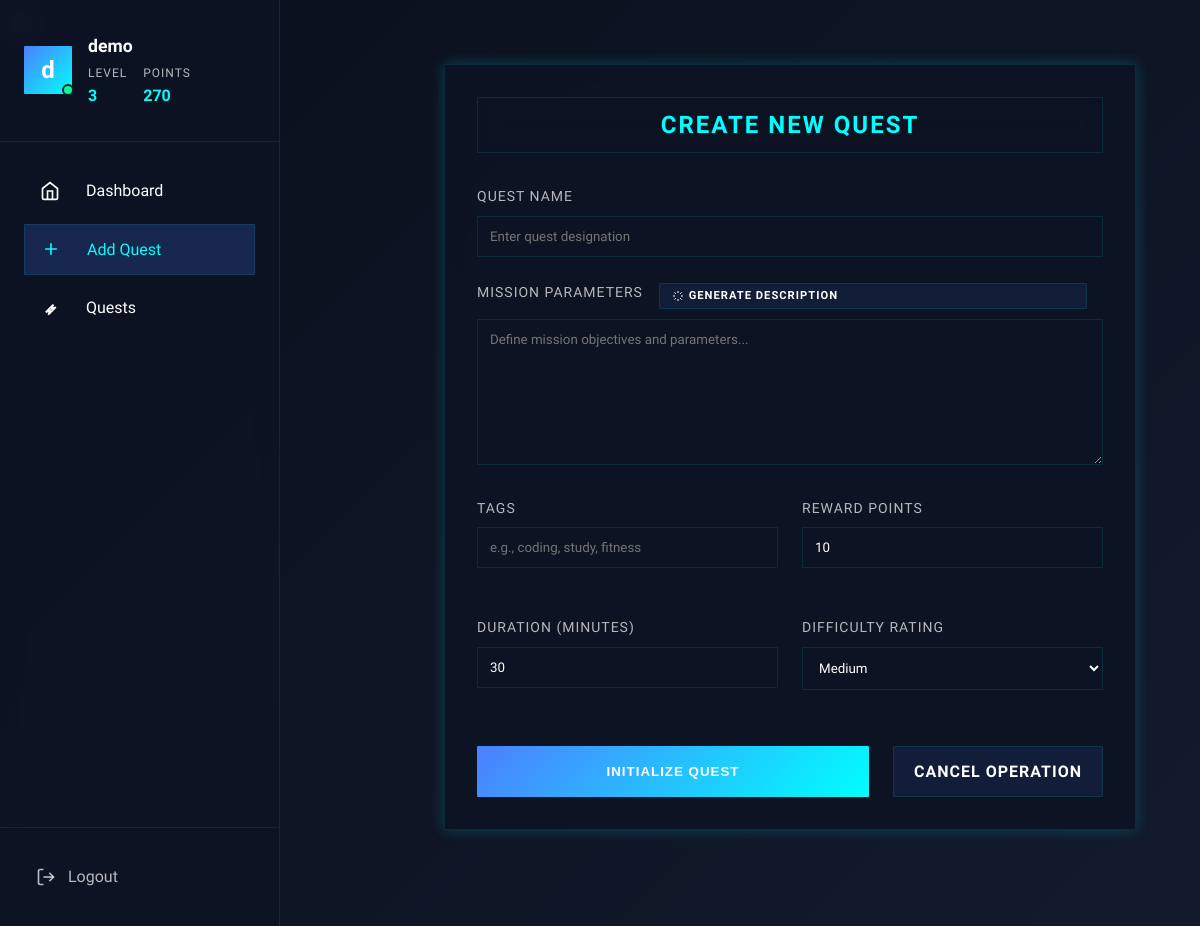
The app's page /add_quest (signed in) with its own data.
### app.py (models this page shows, shortened)
class User(db.Model):
    id = db.Column(db.Integer, primary_key=True)
    username = db.Column(db.String(80), unique=True, nullable=False)
    password_hash = db.Column(db.String(120), nullable=False)
    points = db.Column(db.Integer, default=0)
    level = db.Column(db.Integer, default=1)
    quests = db.relationship('Quest', backref='user', lazy=True)
    streak = db.Column(db.Integer, default=0)
    last_completed_date = db.Column(db.DateTime, nullable=True)
    points_this_week = db.Column(db.Integer, default=0)
    achievements = db.Column(db.Text, default="")
    daily_quests = db.relationship('DailyQuestAssignment', backref='user', lazy=True)
    last_daily_quest_date = db.Column(db.Date, nullable=True)
    ACHIEVEMENTS = {
            'WEEK_WARRIOR': {
                'id': 'WEEK_WARRIOR',
                'name': '100 Points This Week!',
                'condition': lambda user: user.points_this_week >= 100
            },
            'STREAK_MASTER': {
                'id': 'STREAK_MASTER',
                'name': '7-Day Streak Achieved!',
                'condition': lambda user: user.streak >= 7
            },
            'LEVEL_MASTER': {
                'id': 'LEVEL_MASTER',
                'name': 'Level Master!',
                'condition': lambda user: user.points >= 1000
            },
            'POINTS_PRODIGY': {
                'id': 'POINTS_PRODIGY',
                'name': '500 Points in Total!',
                'condition': lambda user: user.points >= 500
            },
            'WEEK_CHAMPION': {
                'id': 'WEEK_CHAMPION',
                'name': '200 Points This Week!',
                'condition': lambda user: user.points_this_week >= 200
            },
            'STREAK_LEGEND': {
                'id': 'STREAK_LEGEND',
                'name': '14-Day Streak!',
                'condition': lambda user: user.streak >= 14
            },
            'MONTHLY_GRINDER': {
                'id': 'MONTHLY_GRINDER',
                'name': '300 Points in Four Weeks!',
                'condition': lambda user: user.points_this_week >= 300  # Sum up points_this_week over four weeks
            },
            'STREAK_MARATHONER': {
                'id': 'STREAK_MARATHONER',
                'name': '30-Day Streak!',
                'condition': lambda user: user.streak >= 30
            },
            'HALFWAY_HERO': {
                'id': 'HALFWAY_HERO',
                'name': 'Reach Halfway to 1000 Points!',
                'condition': lambda user: user.points >= 500
            },
            'STREAK_STARTER': {
                'id': 'STREAK_STARTER',
                'name': 'First 3-Day Streak!',
                'condition': lambda user: user.streak >= 3
            },
            'WEEK_CONTRIBUTOR': {
                'id': 'WEEK_CONTRIBUTOR',
                'name': '50 Points This Week!',
                'condition': lambda user: user.points_this_week >= 50
            },
            'LIFELONG_LEARNER': {
                'id': 'LIFELONG_LEARNER',
                'name': '2000 Total Points!',
                'condition': lambda user: user.points >= 2000
            }
        }

### app.py (the view, shortened to what this page needs)
@app.route('/add_quest', methods=['GET', 'POST'])
def add_quest():
    if 'user_id' not in session:
        return redirect(url_for('login'))
    user = User.query.get_or_404(session['user_id'])
    return render_template('add_quest.html', user=user)

### templates/add_quest.html (shortened to what this page needs)
{% extends "base.html" %}
{% block content %}
<div class="content">
    <div class="form-container">
        <div class="quest-header">
            <h2>Create New Quest</h2>
        </div>
        <form action="{{ url_for('add_quest') }}" method="POST" class="quest-form">
            <div class="form-group">
                <label for="name">Quest Name</label>
                <input type="text"
                       id="name"
                       name="name"
                       required
                       placeholder="Enter quest designation">
            </div>
            <div class="form-group">
                <div class="description-header">
                    <label for="description">Mission Parameters</label>
                    <button type="button"
                            class="btn-secondary suggest-btn"
                            onclick="generateSuggestedDescription()">
                        <svg xmlns="http://www.w3.org/2000/svg" viewBox="0 0 24 24" fill="none" stroke="currentColor">
                            <path d="M12 2v4m0 12v4M4.93 4.93l2.83 2.83m8.48 8.48l2.83 2.83M2 12h4m12 0h4M4.93 19.07l2.83-2.83m8.48-8.48l2.83-2.83"/>
                        </svg>
                        Generate Description
                    </button>
                </div>
                <textarea id="description"
                          name="description"
                          rows="8"
                          placeholder="Define mission objectives and parameters..."></textarea>
            </div>
            <div class="stats-row">
                <div class="form-group">
                    <label for="tags">Tags</label>
                    <div class="tags-input-container">
                        <input type="text"
                            name="tags[]"
                            id="tags-input"
                            placeholder="e.g., coding, study, fitness"
                            class="form-input" multiple>
                    </div>
                </div>
                <div class="form-group">
                    <label for="reward">Reward Points</label>
                    <input type="number"
                           id="reward"
                           name="reward"
                           required
                           min="1"
                           value="10"
                           placeholder="Enter reward value">
                </div>
                <div class="form-group">
                    <label for="duration">Duration (minutes)</label>
                    <input type="number"
                        id="duration"
                        name="duration"
                        value="30"
                        required
                        min="1"
                        class="form-input">
                </div>
                <div class="form-group">
                    <label for="difficulty">Difficulty Rating</label>
                    <select id="difficulty" name="difficulty">
                        <option value="Medium" selected>Medium</option>
                    </select>
                </div>
            </div>
            <div class="form-actions">
                <button type="submit" class="btn-primary">Initialize Quest</button>
                <a href="{{ url_for('dashboard') }}" class="btn-secondary">Cancel Operation</a>
            </div>
        </form>
    </div>
</div>
{% endblock %}

### templates/base.html (shortened to what this page needs)
    <!DOCTYPE html>
    <html lang="en">
    <head>
        <link rel="stylesheet" href="{{ url_for('static', filename='base.css') }}">
        <link rel="stylesheet" href="{{ url_for('static', filename='dashboard.css') }}">
        <link rel="stylesheet" href="{{ url_for('static', filename='quests.css') }}">
        <link rel="stylesheet" href="{{ url_for('static', filename='add_quests.css') }}">
    </head>
    <body>
        <div class="app-container">
            <button class="nav-toggle" id="nav-toggle" aria-label="Toggle navigation">
            </button>
            <aside class="sidebar" id="sidebar">
                <div class="sidebar-header">
                    <div class="user-profile">
                        <div class="avatar">
                            <span>{{ user.username[0] }}</span>
                            <div class="avatar-status"></div>
                        </div>
                        <div class="user-info">
                            <h3 class="username">{{ user.username }}</h3>
                            <div class="user-stats">
                                <div class="stat">
                                    <span class="label">Level</span>
                                    <span class="value">{{ user.level }}</span>
                                </div>
                                <div class="stat">
                                    <span class="label">Points</span>
                                    <span class="value">{{ user.points }}</span>
                                </div>
                            </div>
                        </div>
                    </div>
                </div>
                <nav class="sidebar-nav">
                    <ul class="nav-list">
                        <li class="nav-item">
                            <a href="{{ url_for('dashboard') }}" class="nav-link {% if request.endpoint == 'dashboard' %}active{% endif %}">
                                <svg xmlns="http://www.w3.org/2000/svg" viewBox="0 0 24 24" fill="none" stroke="currentColor" stroke-width="2">
                                    <path d="M3 9l9-7 9 7v11a2 2 0 0 1-2 2H5a2 2 0 0 1-2-2z"/>
                                    <polyline points="9 22 9 12 15 12 15 22"/>
                                </svg>
                                <span>Dashboard</span>
                            </a>
                        </li>
                        <li class="nav-item">
                            <a href="{{ url_for('add_quest') }}" class="nav-link {% if request.endpoint == 'add_quest' %}active{% endif %}">
                                <svg xmlns="http://www.w3.org/2000/svg" viewBox="0 0 24 24" fill="none" stroke="currentColor" stroke-width="2">
                                    <path d="M12 5v14M5 12h14"/>
                                </svg>
                                <span>Add Quest</span>
                            </a>
                        </li>
                        <li class="nav-item">
                            <a href="{{ url_for('quests') }}" class="nav-link {% if request.endpoint == 'quests' %}active{% endif %}">
                                <svg xmlns="http://www.w3.org/2000/svg" viewBox="0 0 24 24" fill="none" stroke="currentColor" stroke-width="2">
                                    <path d="M12 15l-2 5l9-9l-5 2l2-5l-9 9l5-2z"/>
                                </svg>
                                <span>Quests</span>
                            </a>
                        </li>
                    </ul>
                </nav>
                <div class="sidebar-footer">
                    <a href="{{ url_for('logout') }}" class="logout-link">
                        <svg xmlns="http://www.w3.org/2000/svg" viewBox="0 0 24 24" fill="none" stroke="currentColor" stroke-width="2">
                            <path d="M9 21H5a2 2 0 0 1-2-2V5a2 2 0 0 1 2-2h4"/>
                            <polyline points="16 17 21 12 16 7"/>
                            <line x1="21" y1="12" x2="9" y2="12"/>
                        </svg>
                        <span>Logout</span>
                    </a>
                </div>
            </aside>
            <main class="main-content" id="main-content">
                <div class="content-wrapper">
                    {% block content %}{% endblock %}
                </div>
            </main>
        </div>
    </body>
    </html>

### static/base.css (style rules this page uses)
:root { --primary-color: #4d7fff; --secondary-color: #00ffff; --background-color: #0a0f1c; --sidebar-bg: rgba(13, 20, 35, 0.95); --content-bg: rgba(13, 20, 35, 0.75); --text-primary: #ffffff; --text-secondary: rgba(255, 255, 255, 0.7); --border-color: rgba(0, 255, 255, 0.1); --border-glow: 0 0 15px rgba(0, 255, 255, 0.2); --success-color: #00ff99; --warning-color: #ffaa00; --danger-color: #ff4444; --transition: all 0.3s ease; }
* { margin: 0; padding: 0; box-sizing: border-box; }
body { font-family: 'Rajdhani', sans-serif; background: linear-gradient(135deg, var(--background-color), #121a2c); color: var(--text-primary); line-height: 1.6; min-height: 100vh; overflow-x: hidden; }
body { margin: 0; font-family: 'Rajdhani', sans-serif; background-color: #0a0f1c; color: #fff; }
.app-container { display: flex; min-height: 100vh; }
.app-container { display: flex; flex-direction: row; height: 100vh; overflow: hidden; }
.sidebar { width: 250px; background-color: #111827; transition: transform 0.3s ease; position: fixed; top: 0; left: 0; height: 100%; z-index: 20; }
.sidebar { width: 280px; background: var(--sidebar-bg); border-right: 1px solid var(--border-color); display: flex; flex-direction: column; backdrop-filter: blur(10px); transition: var(--transition); z-index: 1000; position: fixed; height: 100vh; left: 0; top: 0; }
.sidebar-header { padding: 2rem 1.5rem; border-bottom: 1px solid var(--border-color); }
.nav-toggle { background: none; border: none; color: #fff; font-size: 1.5rem; position: fixed; z-index: 20; top: 10px; left: 10px; cursor: pointer; }
.main-content { flex: 1; padding: 20px; overflow-y: auto; }
.nav-list { list-style: none; padding: 0; margin: 0; }
.nav-link { display: flex; align-items: center; padding: 10px 15px; color: #fff; text-decoration: none; transition: background 0.3s; }
.nav-link.active, .nav-link:hover { background-color: #1e293b; }
.nav-link svg { margin-right: 10px; }
.sidebar-nav { flex: 1; padding: 1.5rem; }
.nav-list { list-style: none; }
.nav-item { margin-bottom: 0.5rem; }
.nav-link { display: flex; align-items: center; gap: 1rem; padding: 0.75rem 1rem; color: var(--text-primary); text-decoration: none; border-radius: 1px; transition: var(--transition); }
.nav-link svg { width: 20px; height: 20px; stroke: currentColor; }
.nav-link.active { background: rgba(77, 127, 255, 0.2); color: var(--secondary-color); border: 1px solid var(--border-color); }
.sidebar-footer { padding: 1.5rem; border-top: 1px solid var(--border-color); }
.logout-link { display: flex; align-items: center; gap: 0.75rem; color: var(--text-secondary); text-decoration: none; padding: 0.75rem; border-radius: 1px; transition: var(--transition); }
.logout-link svg { width: 20px; height: 20px; stroke: currentColor; }
.main-content { flex: 1; margin-left: 280px; padding: 2rem; transition: var(--transition); }
.content-wrapper { max-width: 1400px; margin: 0 auto; }
.user-profile { display: flex; align-items: center; gap: 1rem; }
.avatar { width: 48px; height: 48px; background: linear-gradient(135deg, var(--primary-color), var(--secondary-color)); border-radius: 1px; display: flex; align-items: center; justify-content: center; font-size: 1.5rem; font-weight: 600; position: relative; }
.avatar-status { position: absolute; bottom: -2px; right: -2px; width: 12px; height: 12px; background: var(--success-color); border: 2px solid var(--sidebar-bg); border-radius: 50%; }
.user-info { flex: 1; }
.username { font-size: 1.1rem; font-weight: 600; margin-bottom: 0.25rem; }
.user-stats { display: flex; gap: 1rem; }
.stat { display: flex; flex-direction: column; }
.stat .label { font-size: 0.75rem; color: var(--text-secondary); text-transform: uppercase; letter-spacing: 1px; }
.stat .value { font-size: 1rem; font-weight: 600; color: var(--secondary-color); }

### records on screen
User: username "d", username "demo", level "3", points "270"
